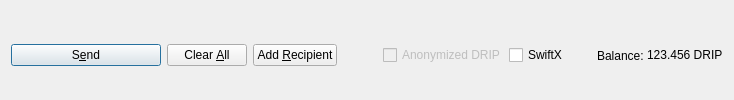
         <widget class="QFrame" name="frame_Send">
          <layout class="QHBoxLayout" name="horizontalLayout">
           <property name="bottomMargin">
            <number>0</number>
           </property>
           <item>
            <widget class="QPushButton" name="sendButton">
             <property name="minimumSize">
              <size>
               <width>150</width>
               <height>0</height>
              </size>
             </property>
             <property name="toolTip">
              <string>Confirm the send action</string>
             </property>
             <property name="text">
              <string>S&amp;end</string>
             </property>
             <property name="icon">
              <iconset resource="../drip.qrc">
               <normaloff>:/icons/send</normaloff>:/icons/send</iconset>
             </property>
             <property name="autoDefault">
              <bool>false</bool>
             </property>
             <property name="default">
              <bool>true</bool>
             </property>
            </widget>
           </item>
           <item>
            <widget class="QPushButton" name="clearButton">
             <property name="sizePolicy">
              <sizepolicy hsizetype="Minimum" vsizetype="Fixed">
               <horstretch>0</horstretch>
               <verstretch>0</verstretch>
              </sizepolicy>
             </property>
             <property name="toolTip">
              <string>Clear all fields of the form.</string>
             </property>
             <property name="text">
              <string>Clear &amp;All</string>
             </property>
             <property name="icon">
              <iconset resource="../drip.qrc">
               <normaloff>:/icons/remove</normaloff>:/icons/remove</iconset>
             </property>
             <property name="autoDefault">
              <bool>false</bool>
             </property>
            </widget>
           </item>
           <item>
            <widget class="QPushButton" name="addButton">
             <property name="toolTip">
              <string>Send to multiple recipients at once</string>
             </property>
             <property name="text">
              <string>Add &amp;Recipient</string>
             </property>
             <property name="icon">
              <iconset resource="../drip.qrc">
               <normaloff>:/icons/add</normaloff>:/icons/add</iconset>
             </property>
             <property name="autoDefault">
              <bool>false</bool>
             </property>
            </widget>
           </item>
           <item>
            <spacer name="horizontalSpacer">
             <property name="orientation">
              <enum>Qt::Horizontal</enum>
             </property>
             <property name="sizeHint" stdset="0">
              <size>
               <width>40</width>
               <height>20</height>
              </size>
             </property>
            </spacer>
           </item>
           <item>
            <layout class="QHBoxLayout" name="horizontalLayout_2">
             <property name="spacing">
              <number>3</number>
             </property>
             <item>
              <widget class="QCheckBox" name="checkzDRIP">
               <property name="enabled">
                <bool>false</bool>
               </property>
               <property name="text">
                <string>Anonymized DRIP</string>
               </property>
              </widget>
             </item>
             <item>
              <widget class="QCheckBox" name="checkSwiftTX">
               <property name="enabled">
                <bool>true</bool>
               </property>
               <property name="minimumSize">
                <size>
                 <width>85</width>
                 <height>0</height>
                </size>
               </property>
               <property name="text">
                <string>SwiftX</string>
               </property>
              </widget>
             </item>
             <item>
              <widget class="QLabel" name="label">
               <property name="text">
                <string>Balance:</string>
               </property>
              </widget>
             </item>
             <item>
              <widget class="QLabel" name="labelBalance">
               <property name="sizePolicy">
                <sizepolicy hsizetype="Preferred" vsizetype="Fixed">
                 <horstretch>0</horstretch>
                 <verstretch>0</verstretch>
                </sizepolicy>
               </property>
               <property name="cursor">
                <cursorShape>IBeamCursor</cursorShape>
               </property>
               <property name="text">
                <string notr="true">123.456 DRIP</string>
               </property>
               <property name="textInteractionFlags">
                <set>Qt::LinksAccessibleByMouse|Qt::TextSelectableByKeyboard|Qt::TextSelectableByMouse</set>
               </property>
              </widget>
             </item>
            </layout>
           </item>
          </layout>
         </widget>
